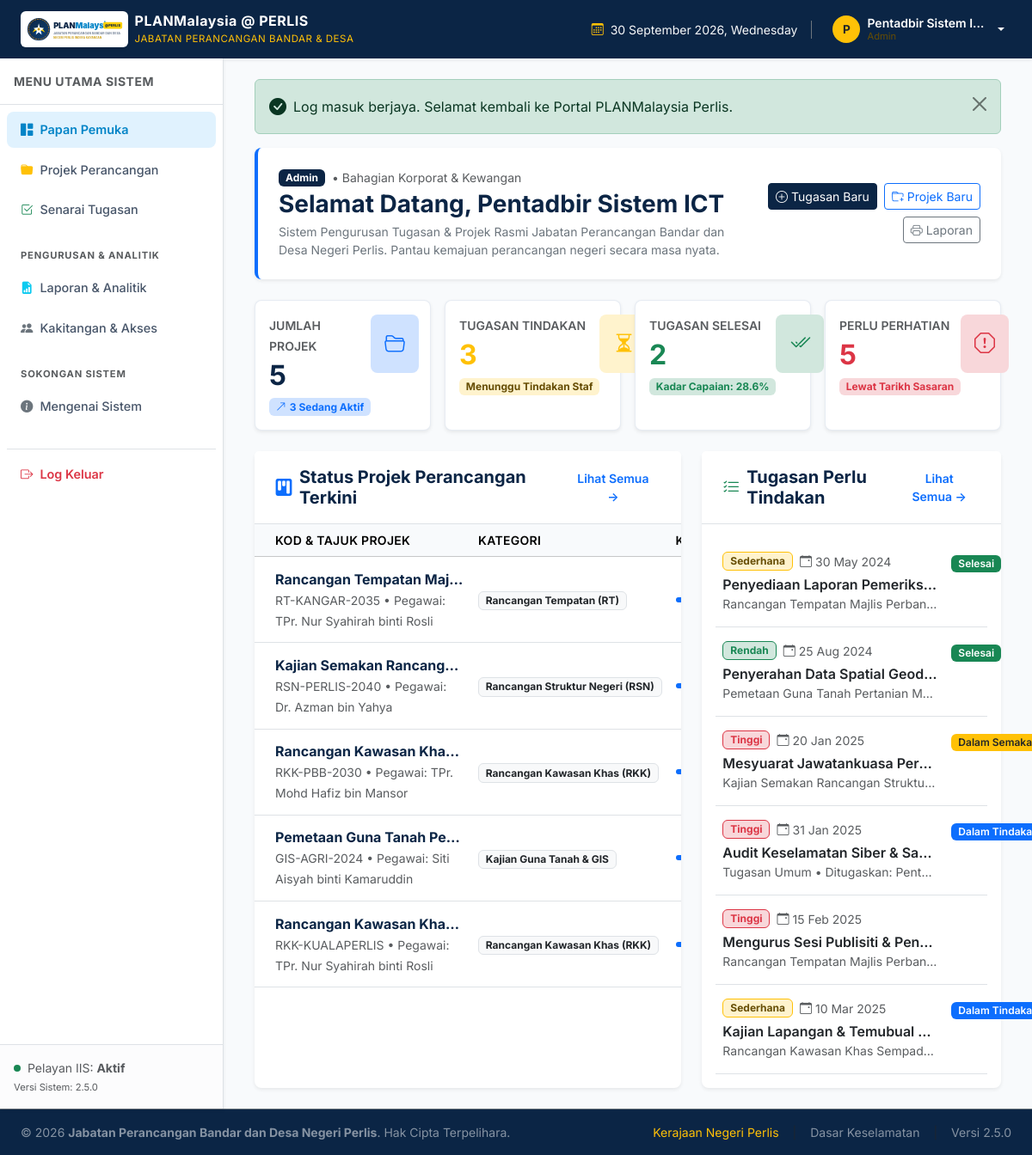
/dashboard.php (signed in), run on the app's committed database.
### tables this page shows
CREATE TABLE IF NOT EXISTS `tasks` (
    `id` INT UNSIGNED AUTO_INCREMENT PRIMARY KEY,
    `project_id` INT UNSIGNED NULL,
    `title` VARCHAR(255) NOT NULL,
    `description` TEXT NULL,
    `priority` ENUM('Rendah', 'Sederhana', 'Tinggi') NOT NULL DEFAULT 'Sederhana',
    `status` ENUM('Pending', 'Dalam Tindakan', 'Dalam Semakan', 'Selesai') NOT NULL DEFAULT 'Dalam Tindakan',
    `due_date` DATE NULL,
    `assigned_user_id` INT UNSIGNED NULL,
    `created_by_user_id` INT UNSIGNED NOT NULL,
    `created_at` DATETIME NOT NULL DEFAULT CURRENT_TIMESTAMP,
    `updated_at` DATETIME NULL ON UPDATE CURRENT_TIMESTAMP,
    INDEX `idx_tasks_status` (`status`),
    INDEX `idx_tasks_priority` (`priority`),
    INDEX `idx_tasks_due_date` (`due_date`),
    CONSTRAINT `fk_tasks_project` FOREIGN KEY (`project_id`) 
        REFERENCES `projects` (`id`) ON DELETE CASCADE ON UPDATE CASCADE,
    CONSTRAINT `fk_tasks_assigned_user` FOREIGN KEY (`assigned_user_id`) 
        REFERENCES `users` (`id`) ON DELETE SET NULL ON UPDATE CASCADE,
    CONSTRAINT `fk_tasks_created_by` FOREIGN KEY (`created_by_user_id`) 
        REFERENCES `users` (`id`) ON DELETE RESTRICT ON UPDATE CASCADE
);

CREATE TABLE IF NOT EXISTS `projects` (
    `id` INT UNSIGNED AUTO_INCREMENT PRIMARY KEY,
    `code` VARCHAR(50) NOT NULL UNIQUE,
    `title` VARCHAR(255) NOT NULL,
    `category` VARCHAR(100) NOT NULL DEFAULT 'Rancangan Tempatan (RT)',
    `description` TEXT NULL,
    `status` ENUM('Dalam Perancangan', 'Sedang Berjalan', 'Dalam Semakan', 'Selesai', 'Tertangguh') NOT NULL DEFAULT 'Dalam Perancangan',
    `progress` TINYINT UNSIGNED NOT NULL DEFAULT 0,
    `start_date` DATE NULL,
    `end_date` DATE NULL,
    `budget` DECIMAL(12, 2) NOT NULL DEFAULT 0.00,
    `lead_user_id` INT UNSIGNED NULL,
    `created_at` DATETIME NOT NULL DEFAULT CURRENT_TIMESTAMP,
    `updated_at` DATETIME NULL ON UPDATE CURRENT_TIMESTAMP,
    INDEX `idx_projects_status` (`status`),
    INDEX `idx_projects_category` (`category`),
    CONSTRAINT `fk_projects_lead_user` FOREIGN KEY (`lead_user_id`) 
        REFERENCES `users` (`id`) ON DELETE SET NULL ON UPDATE CASCADE
);

CREATE TABLE IF NOT EXISTS `users` (
    `id` INT UNSIGNED AUTO_INCREMENT PRIMARY KEY,
    `name` VARCHAR(120) NOT NULL,
    `email` VARCHAR(150) NOT NULL UNIQUE,
    `password` VARCHAR(255) NOT NULL,
    `role` ENUM('Admin', 'Pengarah', 'Staff') NOT NULL DEFAULT 'Staff',
    `unit` VARCHAR(100) NOT NULL DEFAULT 'Perancangan Wilayah',
    `phone` VARCHAR(25) NULL,
    `avatar` VARCHAR(255) NULL,
    `status` ENUM('Aktif', 'Tidak Aktif') NOT NULL DEFAULT 'Aktif',
    `last_login` DATETIME NULL,
    `created_at` DATETIME NOT NULL DEFAULT CURRENT_TIMESTAMP,
    `updated_at` DATETIME NULL ON UPDATE CURRENT_TIMESTAMP,
    INDEX `idx_users_role` (`role`),
    INDEX `idx_users_status` (`status`)
);

### public/dashboard.php (the view, shortened to what the rows shown need)
<?php
require_once __DIR__ . '/../includes/functions.php';
$stats = getDashboardStats();
$recentProjects = getAllProjects('', '', 5);
$recentTasks = getAllTasks('', '', '', null, null);
$recentTasks = array_slice($recentTasks, 0, 6);
include __DIR__ . '/../includes/header.php';
?>
<div class="row g-3 mb-4">
    <div class="col-12 col-sm-6 col-xl-3">
        <div class="card stat-card border-0 shadow-sm rounded-3 h-100 p-3">
            <div class="d-flex justify-content-between align-items-start">
                <div>
                    <span class="text-muted small text-uppercase fw-semibold">Jumlah Projek</span>
                    <h2 class="fw-bold text-navy my-1"><?= $stats['total_projects'] ?></h2>
                    <span class="badge bg-primary-subtle text-primary small">
                        <i class="bi bi-arrow-up-right me-1"></i><?= $stats['active_projects'] ?> Sedang Aktif
                    </span>
                </div>
            </div>
        </div>
    </div>
    <div class="col-12 col-sm-6 col-xl-3">
        <div class="card stat-card border-0 shadow-sm rounded-3 h-100 p-3">
            <div class="d-flex justify-content-between align-items-start">
                <div>
                    <span class="text-muted small text-uppercase fw-semibold">Tugasan Tindakan</span>
                    <h2 class="fw-bold text-warning my-1"><?= $stats['pending_tasks'] ?></h2>
                    <span class="badge bg-warning-subtle text-warning-emphasis small">
                        Menunggu Tindakan Staf
                    </span>
                </div>
            </div>
        </div>
    </div>
    <div class="col-12 col-sm-6 col-xl-3">
        <div class="card stat-card border-0 shadow-sm rounded-3 h-100 p-3">
            <div class="d-flex justify-content-between align-items-start">
                <div>
                    <h2 class="fw-bold text-success my-1"><?= $stats['completed_tasks'] ?></h2>
                </div>
            </div>
        </div>
    </div>
    <div class="col-12 col-sm-6 col-xl-3">
        <div class="card stat-card border-0 shadow-sm rounded-3 h-100 p-3">
            <div class="d-flex justify-content-between align-items-start">
                <div>
                    <span class="text-muted small text-uppercase fw-semibold">Perlu Perhatian</span>
                    <h2 class="fw-bold text-danger my-1"><?= $stats['overdue_tasks'] ?></h2>
                    <span class="badge bg-danger-subtle text-danger small">
                        Lewat Tarikh Sasaran
                    </span>
                </div>
            </div>
        </div>
    </div>
</div>
<div class="row g-4">
    <div class="col-lg-7">
        <div class="card border-0 shadow-sm rounded-3 h-100">
            <div class="card-body p-0">
                <?php if (empty($recentProjects)): ?>
                    <div class="p-4 text-center text-muted">
                        <i class="bi bi-folder-x fs-1 d-block mb-2 text-secondary"></i>
                        Tiada projek didaftarkan lagi.
                    </div>
                <?php else: ?>
                    <div class="table-responsive">
                        <table class="table table-hover align-middle mb-0">
                            <thead class="table-light small text-uppercase text-secondary">
                                <tr>
                                    <th class="ps-4">Kod & Tajuk Projek</th>
                                    <th>Kategori</th>
                                    <th>Kemajuan</th>
                                </tr>
                            </thead>
                            <tbody>
                                <?php foreach ($recentProjects as $p): ?>
                                    <tr>
                                        <td class="ps-4">
                                            <div class="fw-bold text-navy text-truncate" style="max-width: 220px;"><?= htmlspecialchars($p['title']) ?></div>
                                            <small class="text-muted"><?= htmlspecialchars($p['code']) ?> • Pegawai: <?= htmlspecialchars($p['lead_name'] ?? 'Belum Ditugaskan') ?></small>
                                        </td>
                                        <td>
                                            <span class="badge bg-light text-dark border small"><?= htmlspecialchars($p['category']) ?></span>
                                        </td>
                                        <td style="min-width: 120px;">
                                            <div class="d-flex align-items-center gap-2">
                                                <div class="progress flex-grow-1" style="height: 6px;">
                                                    <div class="progress-bar bg-primary" role="progressbar" style="width: <?= $p['progress'] ?>%;" aria-valuenow="<?= $p['progress'] ?>" aria-valuemin="0" aria-valuemax="100"></div>
                                                </div>
                                            </div>
                                        </td>
                                        <td><?= renderStatusBadge($p['status']) ?></td>
                                    </tr>
                                <?php endforeach; ?>
                            </tbody>
                        </table>
                    </div>
                <?php endif; ?>
            </div>
        </div>
    </div>
    <div class="col-lg-5">
        <div class="card border-0 shadow-sm rounded-3 h-100">
            <div class="card-body p-3">
                <?php if (empty($recentTasks)): ?>
                    <div class="p-4 text-center text-muted">
                        <i class="bi bi-check2-circle fs-1 d-block mb-2 text-success"></i>
                        Semua tugasan selesai atau tiada tugasan aktif.
                    </div>
                <?php else: ?>
                    <div class="list-group list-group-flush">
                        <?php foreach ($recentTasks as $t): ?>
                            <div class="list-group-item px-2 py-3 border-bottom d-flex align-items-start justify-content-between gap-3">
                                <div>
                                    <div class="d-flex align-items-center gap-2 mb-1">
                                        <?= renderPriorityBadge($t['priority']) ?>
                                        <small class="text-muted"><i class="bi bi-calendar-event me-1"></i><?= formatTarikh($t['due_date']) ?></small>
                                    </div>
                                    <div class="fw-semibold text-dark text-truncate" style="max-width: 250px;">
                                        <?= htmlspecialchars($t['title']) ?>
                                    </div>
                                    <small class="text-muted d-block text-truncate" style="max-width: 250px;">
                                        <?= htmlspecialchars($t['project_title'] ?? 'Tugasan Umum') ?> • Ditugaskan: <?= htmlspecialchars($t['assigned_name'] ?? 'Semua Staf') ?>
                                    </small>
                                </div>
                                <div>
                                    <?= renderStatusBadge($t['status']) ?>
                                </div>
                            </div>
                        <?php endforeach; ?>
                    </div>
                <?php endif; ?>
            </div>
        </div>
    </div>
</div>
<?php include __DIR__ . '/../includes/footer.php'; ?>

### includes/functions.php (shortened to what the rows shown need)
<?php
function formatTarikh(?string $dateStr, bool $includeTime = false): string {
    $time = strtotime($dateStr);
    $format = $includeTime ? 'd M Y, h:i A' : 'd M Y';
    return date($format, $time);
}
function renderStatusBadge(string $status): string {
    $class = match(trim($status)) {
        'Selesai', 'Diluluskan'         => 'bg-success text-white',
        'Sedang Berjalan', 'Dalam Tindakan' => 'bg-primary text-white',
        'Dalam Semakan', 'Menunggu Maklum Balas' => 'bg-warning text-dark',
        'Dalam Perancangan', 'Belum Mula', 'Pending' => 'bg-secondary text-white',
        'Tertangguh', 'Ditolak'         => 'bg-danger text-white',
        default                         => 'bg-light text-dark border'
    };
    return "<span class='badge {$class} px-2 py-1 fw-semibold'>" . htmlspecialchars($status) . "</span>";
}
function renderPriorityBadge(string $priority): string {
    $class = match(trim($priority)) {
        'Tinggi', 'Kritikal' => 'bg-danger-subtle text-danger border border-danger',
        'Sederhana'          => 'bg-warning-subtle text-warning-emphasis border border-warning',
        'Rendah'             => 'bg-success-subtle text-success border border-success',
        default              => 'bg-secondary-subtle text-secondary'
    };
    return "<span class='badge {$class} px-2 py-1'>" . htmlspecialchars($priority) . "</span>";
}
function getAllProjects(string $search = '', string $status = '', int $limit = 100): array {
    $pdo = getDatabaseConnection();
    $sql = "SELECT p.*, u.name as lead_name
            FROM projects p
            LEFT JOIN users u ON p.lead_user_id = u.id
            WHERE 1=1";
    $params = [];
    $sql .= " ORDER BY p.created_at DESC LIMIT " . (int)$limit;
    $stmt = $pdo->prepare($sql);
    $stmt->execute($params);
    return $stmt->fetchAll();
}
function getAllTasks(string $search = '', string $status = '', string $priority = '', ?int $projectId = null, ?int $assignedTo = null): array {
    $pdo = getDatabaseConnection();
    $sql = "SELECT t.*, p.title as project_title, p.code as project_code, u.name as assigned_name, c.name as creator_name
            FROM tasks t
            LEFT JOIN projects p ON t.project_id = p.id
            LEFT JOIN users u ON t.assigned_user_id = u.id
            LEFT JOIN users c ON t.created_by_user_id = c.id
            WHERE 1=1";
    $params = [];
    $sql .= " ORDER BY t.due_date ASC, t.id DESC";
    $stmt = $pdo->prepare($sql);
    $stmt->execute($params);
    return $stmt->fetchAll();
}
function getDashboardStats(): array {
    $pdo = getDatabaseConnection();
    $pTotal = $pdo->query("SELECT COUNT(*) FROM projects")->fetchColumn();
    $pActive = $pdo->query("SELECT COUNT(*) FROM projects WHERE status IN ('Sedang Berjalan', 'Dalam Perancangan')")->fetchColumn();
    $pCompleted = $pdo->query("SELECT COUNT(*) FROM projects WHERE status = 'Selesai'")->fetchColumn();
    $tTotal = $pdo->query("SELECT COUNT(*) FROM tasks")->fetchColumn();
    $tCompleted = $pdo->query("SELECT COUNT(*) FROM tasks WHERE status = 'Selesai'")->fetchColumn();
    $tPending = $pdo->query("SELECT COUNT(*) FROM tasks WHERE status IN ('Dalam Tindakan', 'Pending')")->fetchColumn();
    $tOverdue = $pdo->query("SELECT COUNT(*) FROM tasks WHERE due_date < CURDATE() AND status != 'Selesai'")->fetchColumn();
    $uTotal = $pdo->query("SELECT COUNT(*) FROM users WHERE status = 'Aktif'")->fetchColumn();
    return [
        'total_projects'     => (int)$pTotal,
        'active_projects'    => (int)$pActive,
        'completed_projects' => (int)$pCompleted,
        'total_tasks'        => (int)$tTotal,
        'completed_tasks'    => (int)$tCompleted,
        'pending_tasks'      => (int)$tPending,
        'overdue_tasks'      => (int)$tOverdue,
        'total_staff'        => (int)$uTotal,
        'completion_rate'    => $tTotal > 0 ? round(($tCompleted / $tTotal) * 100, 1) : 0
    ];
}

### data on the page
tasks: project "5", assigned_user "3"
projects: title "Rancangan Tempatan Maj…", code "RT-KANGAR-2035", lead_user.name "TPr. Nur Syahirah binti Rosli", category "Rancangan Tempatan (RT)"
projects: title "Kajian Semakan Rancang…", code "RSN-PERLIS-2040", lead_user.name "Dr. Azman bin Yahya", category "Rancangan Struktur Negeri (RSN)"
projects: title "Rancangan Kawasan Kha…", code "RKK-PBB-2030", lead_user.name "TPr. Mohd Hafiz bin Mansor", category "Rancangan Kawasan Khas (RKK)"
projects: title "Pemetaan Guna Tanah Pe…", code "GIS-AGRI-2024", lead_user.name "Siti Aisyah binti Kamaruddin", category "Kajian Guna Tanah & GIS"
projects: title "Rancangan Kawasan Kha…", code "RKK-KUALAPERLIS", lead_user.name "TPr. Nur Syahirah binti Rosli", category "Rancangan Kawasan Khas (RKK)"
tasks: priority "Sederhana", due_date "30 May 2024", title "Penyediaan Laporan Pemeriks…", project.title "Rancangan Tempatan Majlis Perban…", status "Selesai"
tasks: priority "Rendah", due_date "25 Aug 2024", title "Penyerahan Data Spatial Geod…", project.title "Pemetaan Guna Tanah Pertanian M…", status "Selesai"
tasks: priority "Tinggi", due_date "20 Jan 2025", title "Mesyuarat Jawatankuasa Per…", project.title "Kajian Semakan Rancangan Struktu…", status "Dalam…"
tasks: priority "Tinggi", due_date "31 Jan 2025", title "Audit Keselamatan Siber & Sa…", project_title "Tugasan Umum", assigned_user.name "Pent…", status "Dalam…"
tasks: priority "Tinggi", due_date "15 Feb 2025", title "Mengurus Sesi Publisiti & Pen…", project.title "Rancangan Tempatan Majlis Perban…"
tasks: priority "Sederhana", due_date "10 Mar 2025", title "Kajian Lapangan & Temubual…", project.title "Rancangan Kawasan Khas Sempad…", status "Dalam…"

### other printed values
substr($currentUser['name'] ?? 'P', 0, 1) "P"
$currentUser['name'] "Pentadbir Sistem I…"
$currentUser['role'] "Admin"
APP_VERSION "2.5.0"
$flash['message'] "Log masuk berjaya. Selamat kembali ke Portal PLANMalaysia Perlis."
$currentUser['unit'] "Bahagian Korporat & Kewangan"
$currentUser['name'] "Pentadbir Sistem ICT"
$stats['completed_tasks'] "2"
$stats['completion_rate'] "28.6"
APP_DEPT "Jabatan Perancangan Bandar dan Desa Negeri Perlis"
